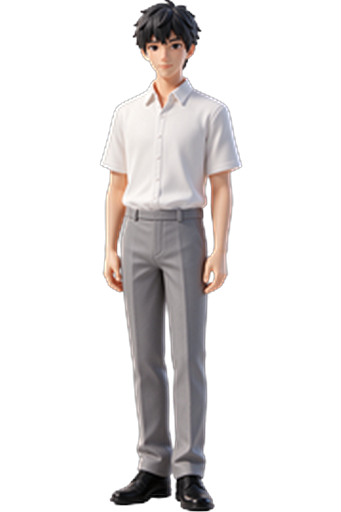
#> input picture _bak/_bundle_20261122_despill/face_7.png, 341 x 512 px, found by its file name
$ python bundle_check.py
#> lines starting #> are read from the running program, lines starting #| are printed output that depends on the picture
from PIL import Image
fs=[r'F:\Daodao\src\桌面分身\_bundle\face_7.png',r'F:\Daodao\src\桌面分身\_bundle\pose_7_stand.png',r'F:\Daodao\src\桌面分身\_bundle\walk8_7_1.png',r'F:\Daodao\src\桌面分身\_bundle\expr_7_happy.png',r'F:\Daodao\src\桌面分身\_bundle\pose_7_sit.png']
h=340; sc=[]
for f in fs:
    im=Image.open(f).convert('RGBA'); k=h/im.height
#> further down, im is the input picture: PIL image 341x512 RGBA; mean R, G, B, A 38.1, 35.4, 35.1, 61.8
#> after `k = h / im.height`: k = 0.664
    sc.append(im.resize((max(1,int(im.width*k)),h),Image.LANCZOS))
W=sum(x.width for x in sc)+10*(len(sc)+1)
sh=Image.new('RGB',(W,h+20),(60,100,140)); x=10
#> after `sh = Image.new('RGB', (W, h + 20), (60, 100, 140))`:
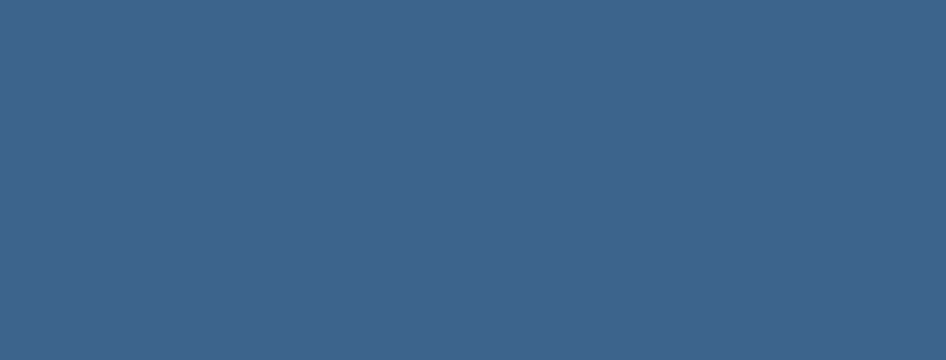
#> sh: PIL image 946x360 RGB; mean R, G, B 60, 100, 140
for s in sc: sh.paste(s,(x,10),s); x+=s.width+10
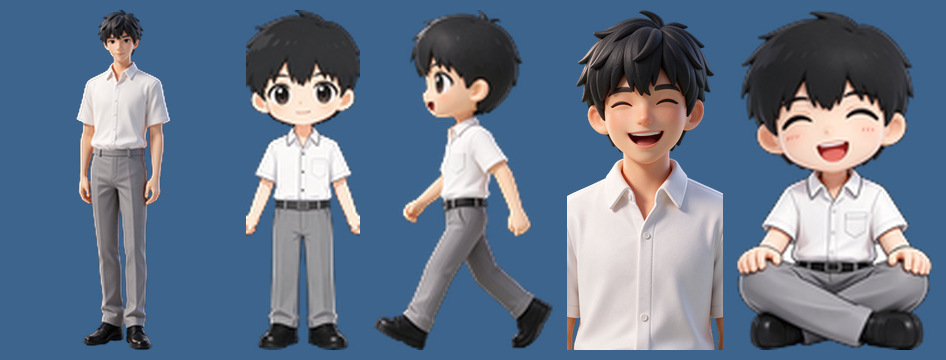
#> sh: PIL image 946x360 RGB; mean R, G, B 100.5, 117, 137.3
sh.save(r'F:\Daodao\_tmp_face\cloth\bundle_check.png'); print(sh.size)
